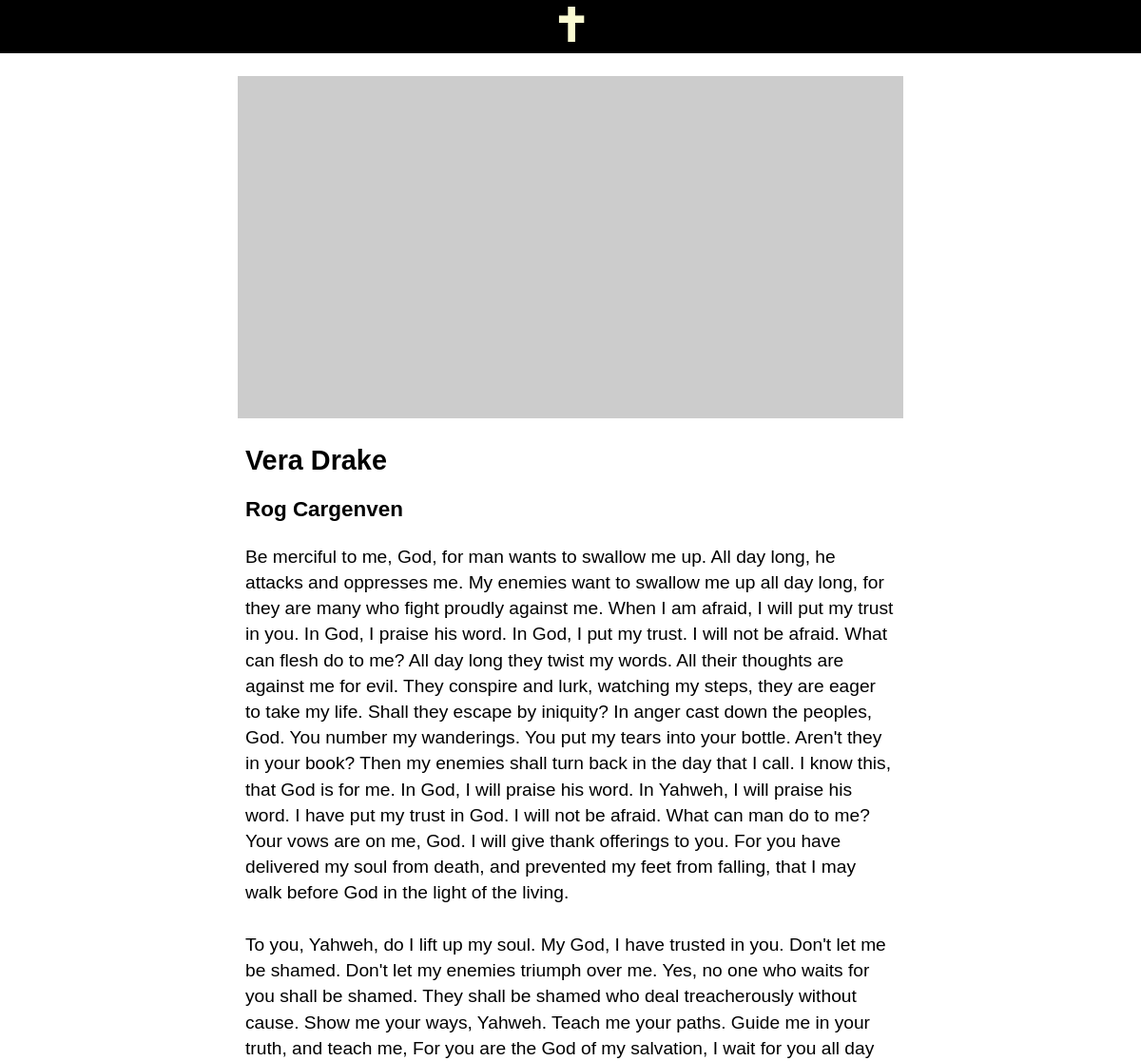
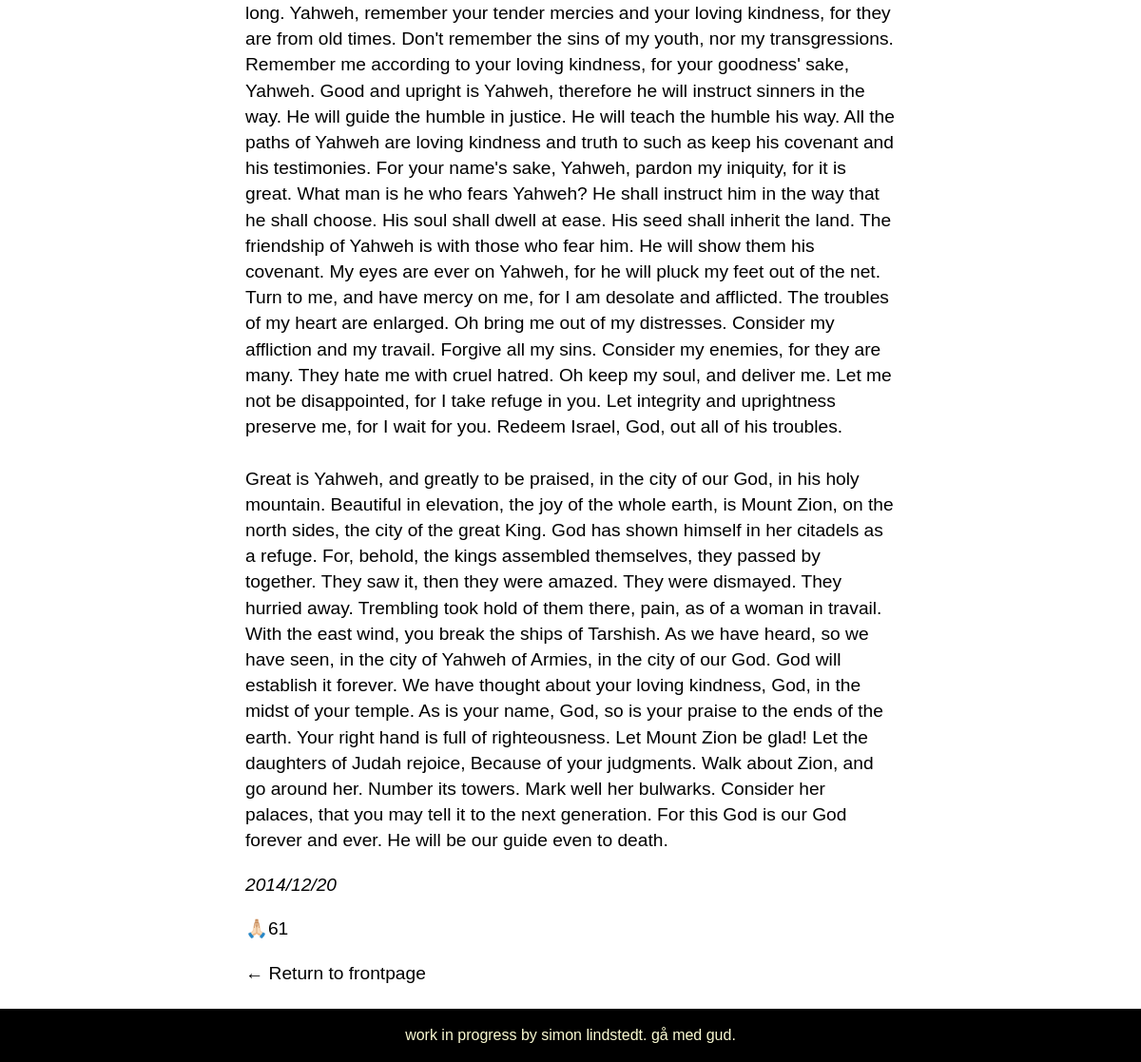
Page /article.php?ID=6 on the committed database (2 pictures, top to bottom).
### tables this page shows
CREATE TABLE posts (
	ID INTEGER PRIMARY KEY AUTOINCREMENT,
	title VARCHAR,
	author_id INTEGER,
	publication_date DATE,
	likes INT,
	content TEXT, content_descr TEXT,
	FOREIGN KEY(author_id) REFERENCES users(ID)
);

CREATE TABLE users (
	ID INTEGER PRIMARY KEY AUTOINCREMENT,
	name VARCHAR
);

### article.php (the view)
<?php
require __DIR__ . '/database.php';
require __DIR__ . '/functions.php';
if (isset($_GET['ID'])) {
  $articleId = $_GET['ID'];
  $stmnt = $pdo->query("SELECT * FROM users");
  $authors = $stmnt->fetchAll(PDO::FETCH_ASSOC);
  $stmnt = $pdo->query("SELECT * FROM posts WHERE ID = $articleId");
  $article = $stmnt->fetchAll(PDO::FETCH_ASSOC);
}
require __DIR__ . '/header.php';
?>
<main>
  <article>
    <img src="https://picsum.photos/id/<?= $article[0]['author_id'] ?>/1000" alt="currently a temporary picture of a laptop, probably" />
    <div class="text">
      <h2><?= $article[0]['title'] ?></h2>
      <a href="<?= generateURL('author', 'author_id', $article[0]) ?>">
        <h3><?= getAuthorName($authors, (int)$article[0]['author_id']) ?></h3>
      </a>
      <p><?= addBreaks($article[0]['content']) ?></p>
      <em><?= $article[0]['publication_date'] ?></em>
      <p>🙏🏻<?= $article[0]['likes'] ?></p>
      <a href="index.php">← Return to frontpage</a>
    </div>
  </article>
</main>
<?php
require __DIR__ . '/footer.php';
?>

### functions.php (shortened to what this page needs)
<?php
function addBreaks(string $text): string
{
  return str_ireplace("\n", "<br>", $text);
}
function getAuthorName(array $authors, int $authorId): string
{
  foreach ($authors as $author) {
    if ((int)$author['ID'] === $authorId) {
      return $author['name'];
    }
  }
}
function generateURL(string $pageName, string $key, array $content): string
{
  return $pageName . '.php?' . $key . '=' . $content[$key];
}

### main.css (style rules this page uses)
:root { --bg: #ffffff; --font-color: #000000; }
* { box-sizing: border-box; }
body { margin: 0; font-family: Helvetica, sans-serif; background-color: var(--bg); }
a:link, a:visited { color: var(--font-color); text-decoration: none; }
.text { padding: 0px 8px; }
article, .grid-item p { font-size: 1.2rem; line-height: 1.7rem; }
article img { width: 100%; height: auto; }
@media screen and (min-width: 700px) { main { max-width: 1000px; margin: 0px auto; } }
@media screen and (min-width: 700px) { article { max-width: 700px; margin: 0px auto; } }
@media screen and (min-width: 700px) { article img { max-height: 45vh; object-fit: cover; } }

### rows in the picture
posts: title "Vera Drake", author.name "Rog Cargenven", content "Be merciful to me, God, for man wants to swallow me up. All day long, he attacks and oppresses me. My enemies want to swallow me up all day long, for they are many who fight proudly against me. When I am afraid, I will put my trust in you. In God, I praise his word. In God, I put my trust. I will not be afraid. What can flesh do to me? All day long they twist my words. All their thoughts are against me for evil. They conspire and lurk, watching my steps, they are eager to take my life. Shall they escape by iniquity? In anger cast down the peoples, God. You number my wanderings. You put my tears into your bottle. Aren't they in your book? Then my enemies shall turn back in the day that I…", publication_date "2014/12/20", likes "61"
